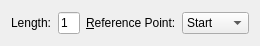
<?xml version="1.0" encoding="UTF-8"?>
<ui version="4.0">
 <class>LineOrthogonal</class>
 <widget class="QWidget" name="LineOrthogonal">
  <property name="geometry">
   <rect>
    <x>0</x>
    <y>0</y>
    <width>175</width>
    <height>46</height>
   </rect>
  </property>
  <layout class="QHBoxLayout">
   <item>
    <widget class="QLabel" name="label_2">
     <property name="text">
      <string>Length:</string>
     </property>
    </widget>
   </item>
   <item>
    <widget class="RMathLineEdit" name="Length">
     <property name="text">
      <string notr="true">1</string>
     </property>
     <property name="angle" stdset="0">
      <bool>false</bool>
     </property>
     <property name="defaultUnit" stdset="0">
      <number>0</number>
     </property>
    </widget>
   </item>
   <item>
    <widget class="QLabel" name="labelReferencePoint">
     <property name="text">
      <string>&amp;Reference Point:</string>
     </property>
     <property name="buddy">
      <cstring>ReferencePoint</cstring>
     </property>
    </widget>
   </item>
   <item>
    <widget class="QComboBox" name="ReferencePoint">
     <item>
      <property name="text">
       <string>Start</string>
      </property>
     </item>
     <item>
      <property name="text">
       <string>Middle</string>
      </property>
     </item>
     <item>
      <property name="text">
       <string>End</string>
      </property>
     </item>
    </widget>
   </item>
  </layout>
 </widget>
 <customwidgets>
  <customwidget>
   <class>RMathLineEdit</class>
   <extends>QLineEdit</extends>
   <header>RMathLineEdit.h</header>
  </customwidget>
 </customwidgets>
 <resources/>
 <connections/>
</ui>
